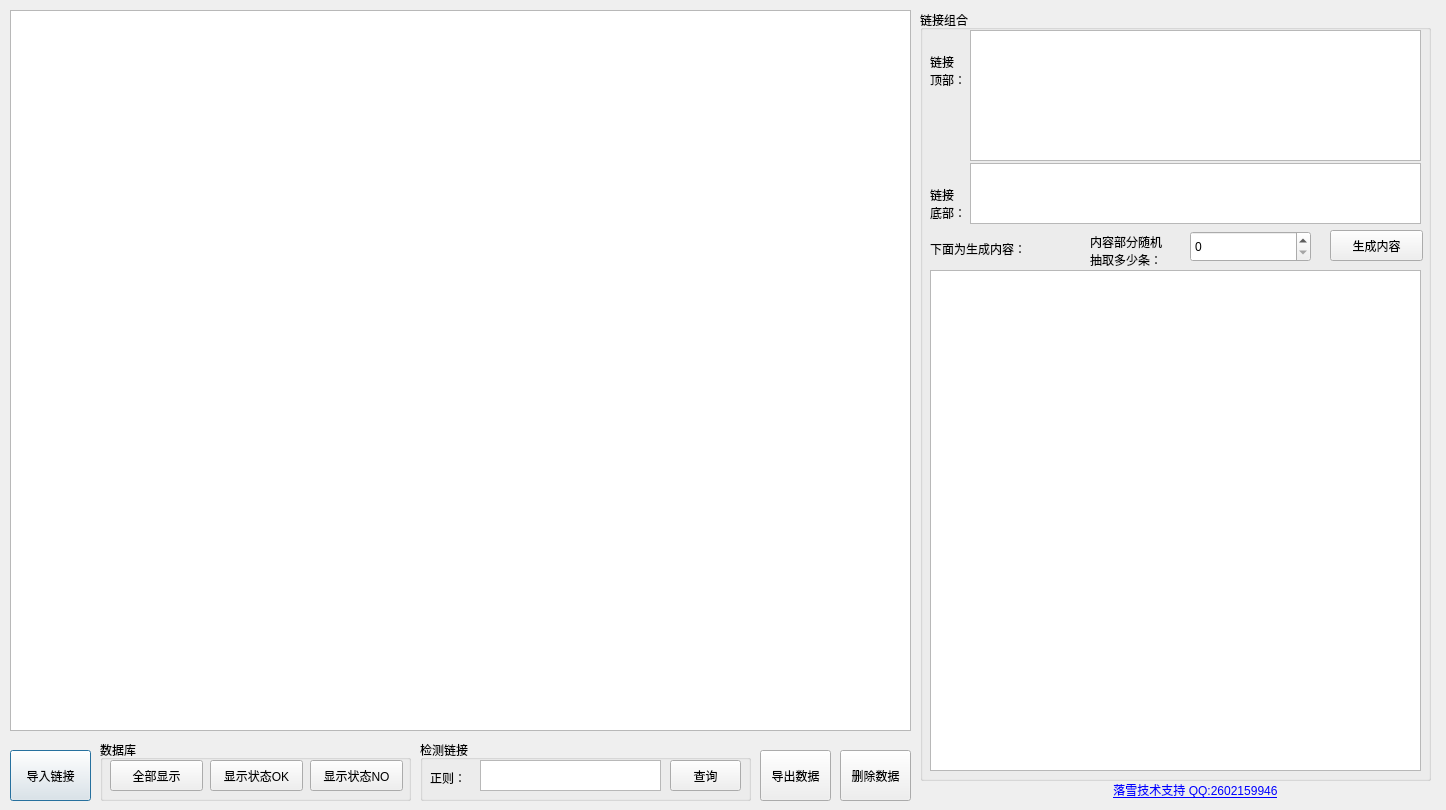
<?xml version="1.0" encoding="UTF-8"?>
<ui version="4.0">
 <class>Dialog</class>
 <widget class="QDialog" name="Dialog">
  <property name="geometry">
   <rect>
    <x>0</x>
    <y>0</y>
    <width>1446</width>
    <height>810</height>
   </rect>
  </property>
  <property name="windowTitle">
   <string>链接整理器v1.0 (灰帽SEO) 落雪技术支持   BLOG:http://2602159946.lofter.com/</string>
  </property>
  <widget class="QPushButton" name="pushButton1">
   <property name="geometry">
    <rect>
     <x>10</x>
     <y>750</y>
     <width>81</width>
     <height>51</height>
    </rect>
   </property>
   <property name="text">
    <string>导入链接</string>
   </property>
  </widget>
  <widget class="QTableView" name="SQLite_tableView">
   <property name="geometry">
    <rect>
     <x>10</x>
     <y>10</y>
     <width>901</width>
     <height>721</height>
    </rect>
   </property>
  </widget>
  <widget class="QGroupBox" name="groupBox">
   <property name="geometry">
    <rect>
     <x>100</x>
     <y>740</y>
     <width>311</width>
     <height>61</height>
    </rect>
   </property>
   <property name="title">
    <string>数据库</string>
   </property>
   <widget class="QPushButton" name="SQL_Button_1">
    <property name="geometry">
     <rect>
      <x>10</x>
      <y>20</y>
      <width>93</width>
      <height>31</height>
     </rect>
    </property>
    <property name="text">
     <string>全部显示</string>
    </property>
   </widget>
   <widget class="QPushButton" name="SQL_Button_2">
    <property name="geometry">
     <rect>
      <x>110</x>
      <y>20</y>
      <width>93</width>
      <height>31</height>
     </rect>
    </property>
    <property name="text">
     <string>显示状态OK</string>
    </property>
   </widget>
   <widget class="QPushButton" name="SQL_Button_3">
    <property name="geometry">
     <rect>
      <x>210</x>
      <y>20</y>
      <width>93</width>
      <height>31</height>
     </rect>
    </property>
    <property name="text">
     <string>显示状态NO</string>
    </property>
   </widget>
  </widget>
  <widget class="QGroupBox" name="groupBox_2">
   <property name="geometry">
    <rect>
     <x>420</x>
     <y>740</y>
     <width>331</width>
     <height>61</height>
    </rect>
   </property>
   <property name="title">
    <string>检测链接</string>
   </property>
   <widget class="QLabel" name="label">
    <property name="geometry">
     <rect>
      <x>10</x>
      <y>30</y>
      <width>41</width>
      <height>16</height>
     </rect>
    </property>
    <property name="text">
     <string>正则：</string>
    </property>
   </widget>
   <widget class="QTextEdit" name="re_textEdit">
    <property name="geometry">
     <rect>
      <x>60</x>
      <y>20</y>
      <width>181</width>
      <height>31</height>
     </rect>
    </property>
   </widget>
   <widget class="QPushButton" name="RE_Button">
    <property name="geometry">
     <rect>
      <x>250</x>
      <y>20</y>
      <width>71</width>
      <height>31</height>
     </rect>
    </property>
    <property name="text">
     <string>查询</string>
    </property>
   </widget>
  </widget>
  <widget class="QPushButton" name="pushButton2">
   <property name="geometry">
    <rect>
     <x>760</x>
     <y>750</y>
     <width>71</width>
     <height>51</height>
    </rect>
   </property>
   <property name="text">
    <string>导出数据</string>
   </property>
  </widget>
  <widget class="QPushButton" name="pushButton3">
   <property name="geometry">
    <rect>
     <x>840</x>
     <y>750</y>
     <width>71</width>
     <height>51</height>
    </rect>
   </property>
   <property name="text">
    <string>删除数据</string>
   </property>
  </widget>
  <widget class="QGroupBox" name="groupBox_3">
   <property name="geometry">
    <rect>
     <x>920</x>
     <y>10</y>
     <width>511</width>
     <height>771</height>
    </rect>
   </property>
   <property name="title">
    <string>链接组合</string>
   </property>
   <widget class="QLabel" name="label_2">
    <property name="geometry">
     <rect>
      <x>10</x>
      <y>30</y>
      <width>41</width>
      <height>61</height>
     </rect>
    </property>
    <property name="text">
     <string>链接
顶部：</string>
    </property>
   </widget>
   <widget class="QLabel" name="label_3">
    <property name="geometry">
     <rect>
      <x>10</x>
      <y>173</y>
      <width>41</width>
      <height>41</height>
     </rect>
    </property>
    <property name="text">
     <string>链接
底部：</string>
    </property>
   </widget>
   <widget class="QLabel" name="label_4">
    <property name="geometry">
     <rect>
      <x>170</x>
      <y>220</y>
      <width>101</width>
      <height>41</height>
     </rect>
    </property>
    <property name="text">
     <string>内容部分随机
抽取多少条：</string>
    </property>
   </widget>
   <widget class="QTextEdit" name="textEdit">
    <property name="geometry">
     <rect>
      <x>50</x>
      <y>20</y>
      <width>451</width>
      <height>131</height>
     </rect>
    </property>
    <property name="html">
     <string>&lt;!DOCTYPE HTML PUBLIC &quot;-//W3C//DTD HTML 4.0//EN&quot; &quot;http://www.w3.org/TR/REC-html40/strict.dtd&quot;&gt;
&lt;html&gt;&lt;head&gt;&lt;meta name=&quot;qrichtext&quot; content=&quot;1&quot; /&gt;&lt;style type=&quot;text/css&quot;&gt;
p, li { white-space: pre-wrap; }
&lt;/style&gt;&lt;/head&gt;&lt;body style=&quot; font-family:'SimSun'; font-size:9pt; font-weight:400; font-style:normal;&quot;&gt;
&lt;p style=&quot; margin-top:12px; margin-bottom:12px; margin-left:0px; margin-right:0px; -qt-block-indent:0; text-indent:0px;&quot;&gt;&lt;br /&gt;&lt;/p&gt;&lt;/body&gt;&lt;/html&gt;</string>
    </property>
   </widget>
   <widget class="QTextEdit" name="textEdit_2">
    <property name="geometry">
     <rect>
      <x>50</x>
      <y>153</y>
      <width>451</width>
      <height>61</height>
     </rect>
    </property>
   </widget>
   <widget class="QSpinBox" name="spinBox">
    <property name="geometry">
     <rect>
      <x>270</x>
      <y>221</y>
      <width>121</width>
      <height>31</height>
     </rect>
    </property>
   </widget>
   <widget class="QLabel" name="label_5">
    <property name="geometry">
     <rect>
      <x>10</x>
      <y>223</y>
      <width>141</width>
      <height>31</height>
     </rect>
    </property>
    <property name="text">
     <string>下面为生成内容：</string>
    </property>
   </widget>
   <widget class="QPushButton" name="pushButton">
    <property name="geometry">
     <rect>
      <x>410</x>
      <y>220</y>
      <width>93</width>
      <height>31</height>
     </rect>
    </property>
    <property name="text">
     <string>生成内容</string>
    </property>
   </widget>
   <widget class="QTextEdit" name="textEdit_3">
    <property name="geometry">
     <rect>
      <x>10</x>
      <y>260</y>
      <width>491</width>
      <height>501</height>
     </rect>
    </property>
   </widget>
  </widget>
  <widget class="QLabel" name="label_6">
   <property name="geometry">
    <rect>
     <x>1030</x>
     <y>780</y>
     <width>331</width>
     <height>21</height>
    </rect>
   </property>
   <property name="text">
    <string>&lt;html&gt;&lt;head/&gt;&lt;body&gt;&lt;p align=&quot;center&quot;&gt;&lt;a href=&quot;http://2602159946.lofter.com/&quot;&gt;&lt;span style=&quot; text-decoration: underline; color:#0000ff;&quot;&gt;落雪技术支持 QQ:2602159946&lt;/span&gt;&lt;/a&gt;&lt;/p&gt;&lt;/body&gt;&lt;/html&gt;</string>
   </property>
  </widget>
 </widget>
 <resources/>
 <connections/>
</ui>
